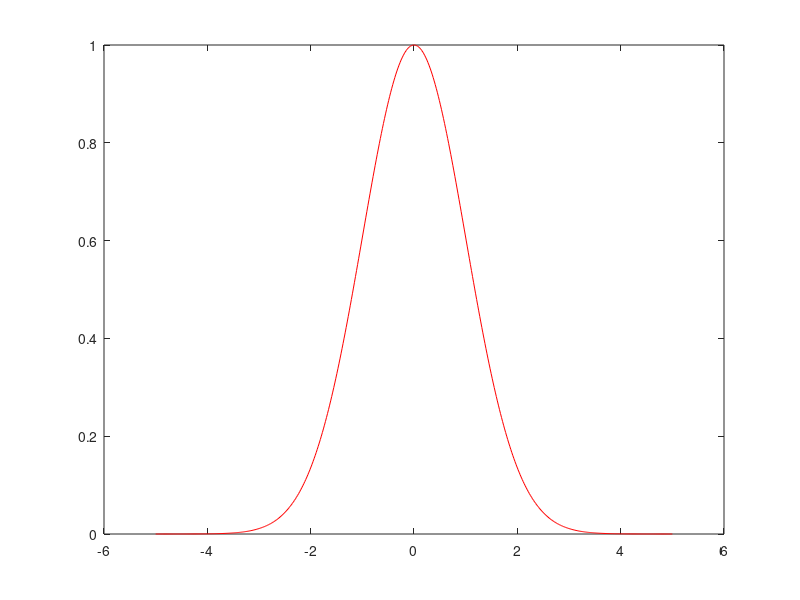

Recreate this plot in MATLAB. (Note: this script raises an error after producing the figure.)
x = linspace(-5,5,500);
plot(x,exp(-x.^2/2),'-r')
hold on
plot(x,exp(-abs(x)),'-','color','cornflowerblue')
set(gca,'ytick',[0 0.5 1],'yticklabel',['0', '1/2', '1'])
set(gca,'xtick',[-5 -2.5 0 2.5 5])
xlabel('$x$')
ylabel('$p(x)$')
legend('$\propto\mathcal N(0,1)$','$\propto$ Laplace','location','southeast')
set(gca,'fontsize',12)
% any of the following line will work

% fill([x,fliplr(x)],[exp(-x.^2/2),fliplr(exp(-abs(x)))],'color','cornflowerblue','alpha',0.2)
% fillbetween(x,exp(-x.^2/2),exp(-abs(x)),'color','indianred','alpha',0.8)
fillbetween(x,exp(-x.^2/2),exp(-abs(x)),'color',[1 0 1 0.3])